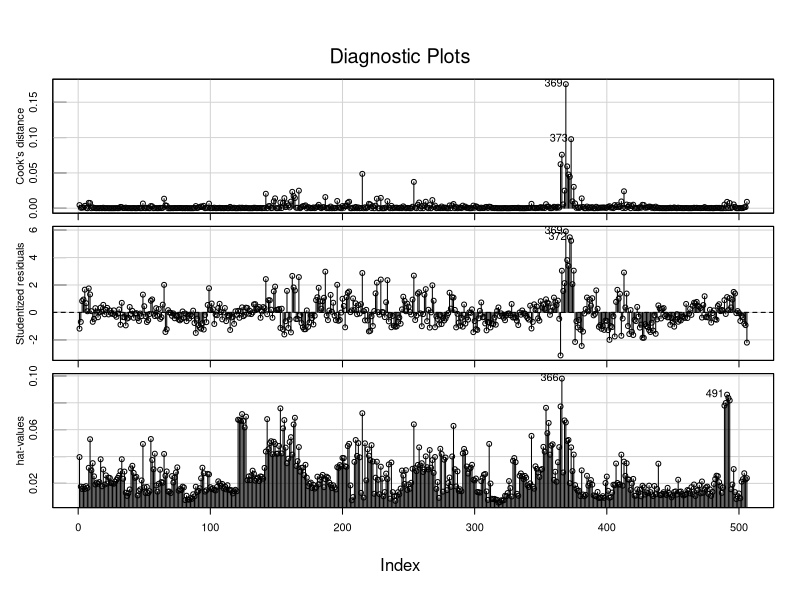
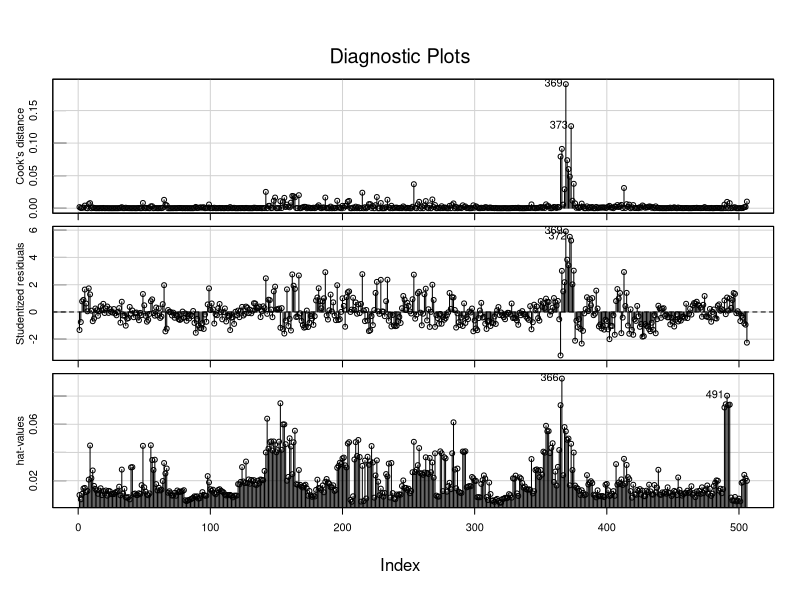

The R source for these figures, in order: (Note: this script raises an error after producing the figures.)


boston = readxl::read_excel("boston.xlsx")

b = boston[,-1]

#esquisse::esquisser(b)
#esquisse::esquisser(boston)

#adicionando labels
b$chas=as.factor(b$chas)
levels(b$chas)=c("otherwise", "bounds river")

#Transformando log
b$crim = log(b$crim)

#Exibir os dados
summary(b)

#Criar regressaão linear com todas as variaveis
reg.mlt=lm(data=b, medv ~ crim + zn + indus + chas + nox + rm + age + dis + rad + tax + ptratio + lstat)
summary(reg.mlt)

#multicolinearidade
library(rms)
round(vif(reg.mlt),1)

#anomalias
library(car)
influenceIndexPlot(reg.mlt , vars=c("Cook","Studentized","hat"))

#seleção de variáveis
reg.mlt2=step(reg.mlt);summary(reg.mlt2)
influenceIndexPlot(reg.mlt2 , vars=c("Cook","Studentized","hat"))

#previsao
hp$LPRICE_HAT=fitted.values(reg.mlt2)
hp$RES=residuals(reg.mlt2)
hp$EP=hp$RES/hp$LPRICE*100
plot(hp$EP)
grid(col=4)

SQFT=2500; lsqft=log(SQFT)
TAX=1200; ltax=log(TAX)
novo=data.frame(COR="no", LSQFT=lsqft, LTAX=ltax)
lprice.hat=predict(reg.mlt2, novo);lprice.hat
pricenew.hat=exp(lprice.hat);pricenew.hat

anova(reg.mlt2)
